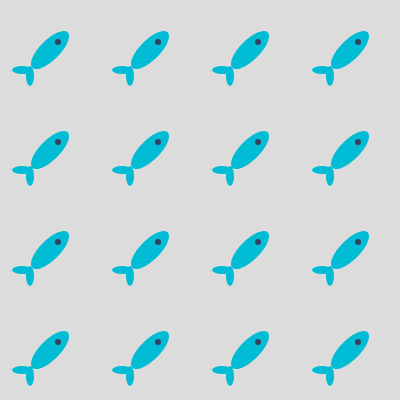
Frame 1 (no input)
Frame 60 (no input): identical to frame 1, image omitted
Frame 120 (the mouse pressed at the canvas centre since frame 60): identical to frame 1, image omitted

The p5.js sketch that drew this single still picture (run headless with seeded random() and noise() and a simulated clock; from frame 60 on, the mouse is pressed at the canvas centre):

// p5.js sketch
// ── sketch.js
// DM2008 — Activity 3b
// (One Function Wonder, 15 min)

function setup() {
  createCanvas(400, 400);
  rectMode(CENTER);
  let x = 0;
  let y= 0;
}

function draw() {
  background(220);
  //fish(width/2, height/2, 75);
  
  let spacing = 100;  
  for (let y = 0; y < height; y += spacing) {
  for (let x = 0; x < width; x += spacing) {
    fish(x + spacing/2, y + spacing/2, 20);
  }
  }
  
 // push();
 // translate(mouseX, mouseY);
  //fish(0, 0, 50);
  //pop();
  
function fish(x, y, h)
  {
    noStroke();
    
    push();
    translate(x, y);
    rotate(radians(-45))
    fill("#00BCD4");
    ellipse(0, 0, 2.5*h, h);
    pop();
    
    push();
    fill("#00BCD4")
    translate(x, y);
    ellipse(-h, 1.3*h, 0.4*h, h);
    ellipse(-1.4*h, h, h, 0.4*h);
    fill("#374261")
    ellipse(0.4*h, -0.4*h, 0.3*h)
    pop();
  }
  

  // TODO 1:
  // Define a function that draws something (a shape or group of shapes).
  // It should take at least one parameter (e.g., position, size, or color).

  // TODO 2:
  // Call your function multiple times with different parameter values.
  // myShape(100, 200, 50);
  // myShape(300, 200, 80);

  // TODO 3:
  // (Challenge) Call your function inside a for loop
  // to create a repeating pattern or variation.
}

// Example starter function:
// function myShape(x, y, s) {
//   ellipse(x, y, s, s);
// }
